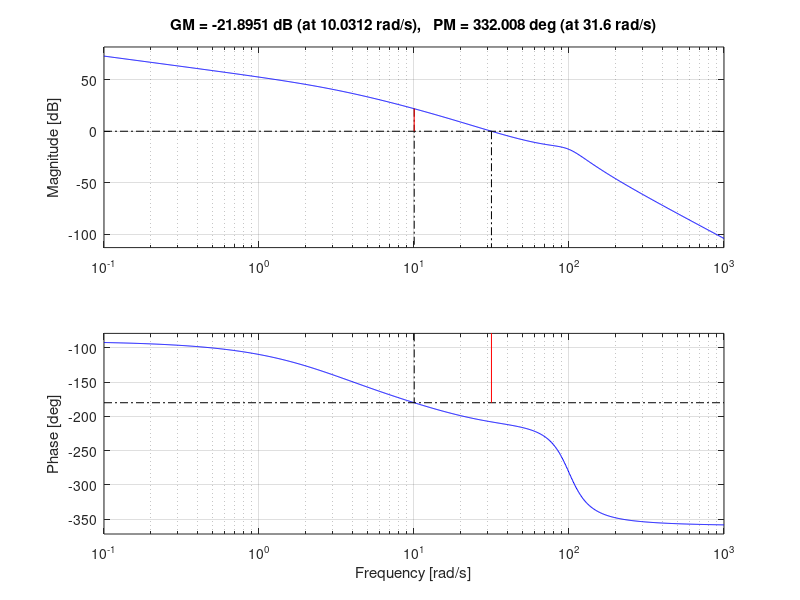

Recreate this plot in MATLAB.
%% ECEN 4138 HW 11 Problem 6.58
% Ian Faber

%% Housekeeping
clc; clear; close all;

%% Setup
s = tf('s');

z = 46.985; % rad/s

t = 0:0.001:100;

G = 30.287/(s*(s/20 + 1)*((s^2/100^2) + s/200 + 1));
C = (s + z)/(s + 3.16);

L = C*G;

figure
margin(L)

figure
step(feedback(L,1),t)

figure
lsim(feedback(L,1),t,t)
